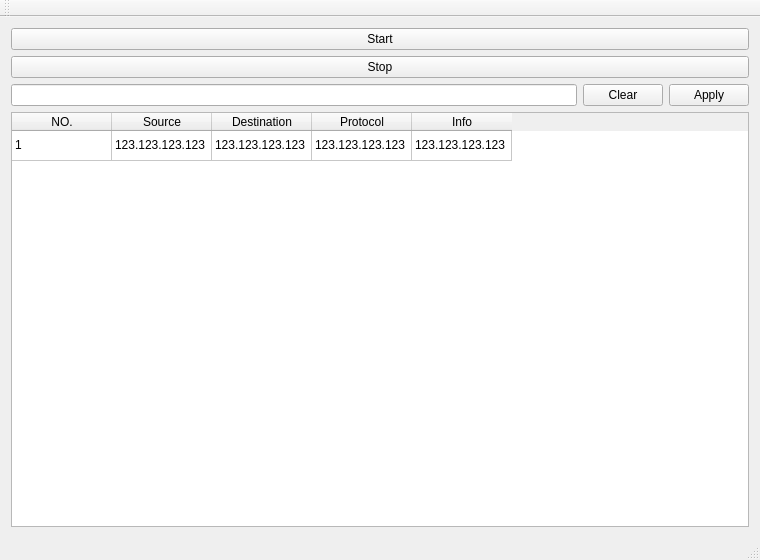
<?xml version="1.0" encoding="UTF-8"?>
<ui version="4.0">
 <class>mywireshark</class>
 <widget class="QMainWindow" name="mywireshark">
  <property name="geometry">
   <rect>
    <x>0</x>
    <y>0</y>
    <width>760</width>
    <height>560</height>
   </rect>
  </property>
  <property name="windowTitle">
   <string>mywireshark</string>
  </property>
  <widget class="QWidget" name="centralWidget">
   <layout class="QGridLayout" name="gridLayout">
    <item row="2" column="0">
     <widget class="QLineEdit" name="lineEdit"/>
    </item>
    <item row="3" column="0" colspan="3">
     <widget class="QTableWidget" name="tableWidget">
      <property name="editTriggers">
       <set>QAbstractItemView::NoEditTriggers</set>
      </property>
      <property name="selectionBehavior">
       <enum>QAbstractItemView::SelectRows</enum>
      </property>
      <property name="textElideMode">
       <enum>Qt::ElideNone</enum>
      </property>
      <attribute name="verticalHeaderVisible">
       <bool>false</bool>
      </attribute>
      <attribute name="verticalHeaderVisible">
       <bool>false</bool>
      </attribute>
      <row>
       <property name="text">
        <string>New Row</string>
       </property>
      </row>
      <column>
       <property name="text">
        <string>NO.</string>
       </property>
      </column>
      <column>
       <property name="text">
        <string>Source</string>
       </property>
      </column>
      <column>
       <property name="text">
        <string>Destination</string>
       </property>
      </column>
      <column>
       <property name="text">
        <string>Protocol</string>
       </property>
      </column>
      <column>
       <property name="text">
        <string>Info</string>
       </property>
      </column>
      <item row="0" column="0">
       <property name="text">
        <string>1</string>
       </property>
      </item>
      <item row="0" column="1">
       <property name="text">
        <string>123.123.123.123</string>
       </property>
      </item>
      <item row="0" column="2">
       <property name="text">
        <string>123.123.123.123</string>
       </property>
      </item>
      <item row="0" column="3">
       <property name="text">
        <string>123.123.123.123</string>
       </property>
      </item>
      <item row="0" column="4">
       <property name="text">
        <string>123.123.123.123</string>
       </property>
      </item>
     </widget>
    </item>
    <item row="2" column="2">
     <widget class="QPushButton" name="apply">
      <property name="text">
       <string>Apply</string>
      </property>
     </widget>
    </item>
    <item row="2" column="1">
     <widget class="QPushButton" name="clear">
      <property name="text">
       <string>Clear</string>
      </property>
     </widget>
    </item>
    <item row="0" column="0" colspan="3">
     <widget class="QPushButton" name="start">
      <property name="text">
       <string>Start</string>
      </property>
     </widget>
    </item>
    <item row="1" column="0" colspan="3">
     <widget class="QPushButton" name="stop">
      <property name="text">
       <string>Stop</string>
      </property>
     </widget>
    </item>
   </layout>
  </widget>
  <widget class="QMenuBar" name="menuBar">
   <property name="geometry">
    <rect>
     <x>0</x>
     <y>0</y>
     <width>760</width>
     <height>24</height>
    </rect>
   </property>
  </widget>
  <widget class="QToolBar" name="mainToolBar">
   <attribute name="toolBarArea">
    <enum>TopToolBarArea</enum>
   </attribute>
   <attribute name="toolBarBreak">
    <bool>false</bool>
   </attribute>
  </widget>
  <widget class="QStatusBar" name="statusBar"/>
 </widget>
 <layoutdefault spacing="6" margin="11"/>
 <resources/>
 <connections/>
</ui>
